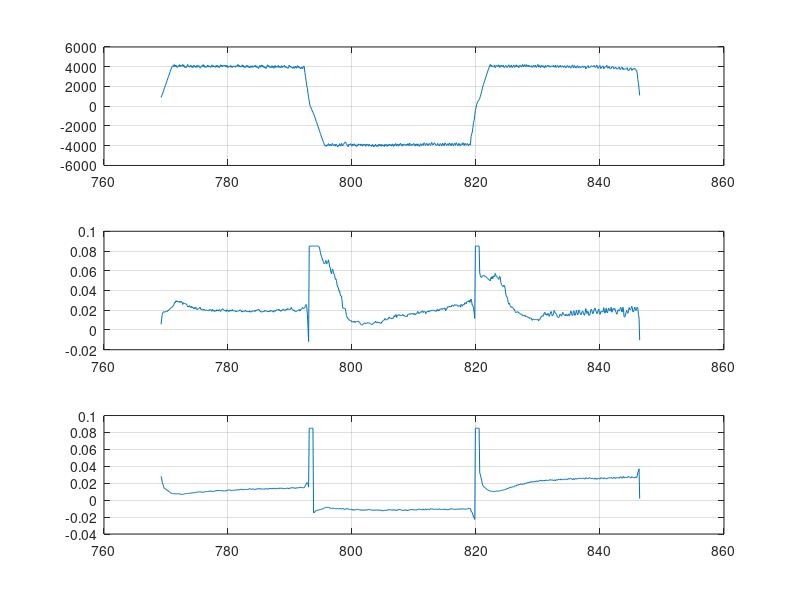

This figure's MATLAB source:
close all
clear all
% % load('shot_45994');
% load('shot_46023');
% load('shot_46037')
% load('shot_46045')
% load('shot_46061')
% load('shot_45994')
% load('shot_46076')
load('shot_46093')
time1=1e-3*data.time;
%60.9
%86.9
%87.7
%113.5
%114.2
%140.1
%140.9
%166.9
%%%%% 45994
%59
%84.7
%85.7
%111.5
%112.2
%138.1
%138.8
%164.6
%%%%%% 46020
%54.2
%80.2
%%%% 46019
%32.8
%58.7
%%% 46023
%52.9
%78.8
%%%% 46037
%336.3
%360.7
%%% 46076
%59.4
%85.3
%%% 46093
%877.9
%901.7


%% Ridhima shot 46093 inversion at the ned
%% 46091 inversion at the beggining


index1=find(time1 == 877.9);
index2=find(time1 == 955.1);

Ip=data.Ip_magn(index1:index2);
I_prim=data.prim(index1:index2);
I_hor=data.hor(index1:index2);
I_vert=data.vert(index1:index2);
Rc=data.R0(index1:index2);
Zc=data.z0(index1:index2);
Bsens=data.mirnv_corr(:,(index1:index2))/(50*49e-6);
 Bsens(10,:)=Bsens(10,:)*1.2803;
time=time1(index1:index2)-108.7;

ISTTOK.Ip=double(Ip);
ISTTOK.I_prim=double(I_prim);
ISTTOK.I_hor=double(I_hor);
ISTTOK.I_vert=double(I_vert);
ISTTOK.Rc=double(Rc);
ISTTOK.Zc=double(Zc);
ISTTOK.Bsens=double(Bsens);
ISTTOK.time=double(time);

%%
inputs=[ISTTOK.I_prim,ISTTOK.I_vert,ISTTOK.I_hor];
outputs=[ ISTTOK.Rc,ISTTOK.Zc];



inputs1=[ISTTOK.I_vert,ISTTOK.I_hor];
outputs1=[ISTTOK.Rc,ISTTOK.Zc];


inputs2=[ISTTOK.I_vert,ISTTOK.I_hor];
outputs2=[ISTTOK.Rc];

%% interpolate position
j=0;
for i=1:length(time)
if(ISTTOK.Ip(i) < 750 & ISTTOK.Ip(i) > -750)
    j=j+1;
    indexes(j)=i;
else
end   
end
%%%    240   241   242   243   244   245   246   508   509   510   511   512   513   514
interp1([time(239),time(247)],[ISTTOK.Rc(239),ISTTOK.Rc(247)],time(239:247),'spline')



%%%
% for i=1:12
% plot(time,Bsens(i,:))
% hold on
% grid on
% end
subplot(3,1,1)
plot(time, ISTTOK.Ip)
grid on
subplot(3,1,2)
plot(time,ISTTOK.Rc)
grid on
subplot(3,1,3)
plot(time,ISTTOK.Zc)
grid on
hold on